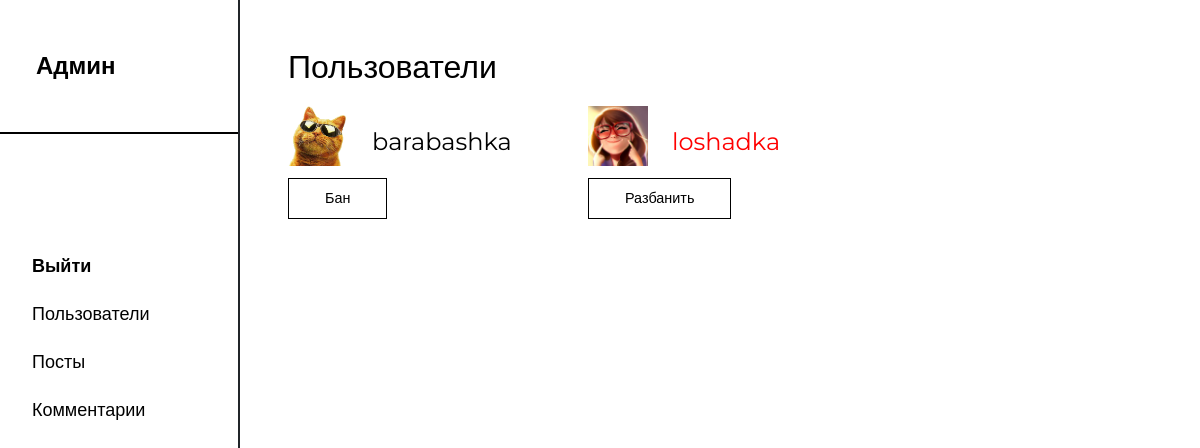
Page /app/views/admin.php (signed in) on the committed database.
### tables this page shows
CREATE TABLE `users` (
  `id` int NOT NULL,
  `user_image` varchar(255) NOT NULL,
  `login` varchar(255) NOT NULL,
  `password` varchar(255) NOT NULL,
  `role_id` int NOT NULL,
  `ban_status` int NOT NULL
);

### app/database/db_connect.php (called while the page is built, shortened)
<?
class PDOConnect extends PDO
{
    function __construct()
    {
        $this->DSN = "mysql:host=" . self::HOST . ";dbname=" . self::DB . ";";
        $this->OPD = array(
            PDO::ATTR_ERRMODE => PDO::ERRMODE_EXCEPTION,
            PDO::ATTR_DEFAULT_FETCH_MODE => PDO::FETCH_ASSOC,
            PDO::ATTR_EMULATE_PREPARES => false,
        );
        try {
            $this->PDO = new PDO($this->DSN, self::USER, self::PASS, $this->OPD);
        }
        catch (PDOException $e) {
            echo $e->getMessage();
        }
    }
}

### app/controllers/_functions.php (called while the page is built, shortened)
<?
require $_SERVER['DOCUMENT_ROOT'] . '/app/database/db_connect.php';
function getUsers($PDO)
{
    $sql = "SELECT * FROM users";
    $statement = $PDO->PDO->prepare($sql);
    $statement->execute();
    $users_array = $statement->fetchAll();
    return $users_array;
}

### app/views/admin.php (the view, shortened to what this page needs)
<?
require $_SERVER['DOCUMENT_ROOT'] . '/app/controllers/_functions.php';
?>
<!DOCTYPE html>
<html lang="en">
<head>
  <link rel="stylesheet" href="/assets/css/reset.css">
  <link rel="stylesheet" href="/assets/css/styleadmin.css">
  <link href="https://cdn.jsdelivr.net/npm/bootstrap@5.2.3/dist/css/bootstrap.min.css" rel="stylesheet"
>
</head>
<body>
  <section class="menu">
    <p class="menu__logo logo">Админ</p>
    <ul class="menu__list list">
      <li class="menu__item item">
      <a class="menu__link link" href="../controllers/logoutController.php">
        <span><b>Выйти</b></span>
      </a>
      </li>
      <li class="menu__item item">
        <a href="./admin.php" class="menu__link link">
          <span>Пользователи</span>
        </a>
      </li>
      <li class="menu__item item">
        <a href="./adminbook.php" class="menu__link link">
          <span>Посты</span>
        </a>
      </li>
      <li class="menu__item item">
        <a href="./adminbook.php" class="menu__link link">
          <span>Комментарии</span>
        </a>
      </li>
    </ul>
  </section>
  <section class="content">
        <h2>Пользователи</h2>
        <div class="grid">
        <?php
        $users_array = getUsers($PDO);
        foreach ($users_array as $user):
          if($user['role_id'] != 2) {
            if ($user['ban_status'] === 0) {
              echo '
              <form method="post" action="../controllers/_banController.php">
          <div class="grid__user">
          <div class="user__comm">
            <img class="ava__comm" src="' . '../../' . $user['user_image'] . '" alt="картинку съел таракан">
            <label class="nick__comm">' . $user['login'] . '</label>
          </div>
          <input name="id" style="display: none;" value="'.$user['id'].'">
          <button type="submit">Бан</button>
        </div>
        </form>
          ';
            }
            else {
                echo '
                <form method="post" action="../controllers/_unbanController.php">
          <div class="grid__user">
          <div class="user__comm">
            <img class="ava__comm" src="' . '../../' . $user['user_image'] . '" alt="картинку съел таракан">
            <label style="color: red;" class="nick__comm">' . $user['login'] . '</label>
          </div>
          <input name="id" style="display: none;" value="'.$user['id'].'">
          <button type="submit">Разбанить</button>
        </div>
        </form>
          ';
            }
          }
      endforeach;
        ?>
        </div>
  </section>
</body>
</html>

### assets/css/styleadmin.css (style rules this page uses)
body { width: 100%; min-height: 100vh; background-color: #ffffff; margin: 0; padding: 0; }
.menu { display: flex; flex-direction: column; width: 20vw; min-height: 100vh; position: fixed; top: 0; left: 0; border: solid; border-width: 0 0.2vw 0 0; }
.content { padding-left: 24vw; padding-top: 4vw; padding-right: 4vw; padding-bottom: 4vw; }
.logo { display: flex; align-items: center; color: rgb(0, 0, 0); font-size: 2vw; text-decoration: none; font-family: 'Montserrat', sans-serif; font-weight: bold; }
.menu__logo { padding: 4vw 3vw; margin-bottom: 5vw; border: solid; border-width: 0 0 0.2vw 0; }
.menu__list { margin-top: 4vw; }
.link { position: relative; display: flex; align-items: center; height: 4vw; text-decoration: none; }
.link>span { font-family: 'Montserrat', sans-serif; font-size: 1.5vw; color: rgb(0, 0, 0); }
.link:before { content: ""; display: none; position: absolute; left: -4vw; top: 0; width: 0.5vw; height: 100%; background-color: #000000; }
.nick__comm { display: flex; font-size: 2vw; font-family: 'Montserrat', sans-serif; margin: 1.5vw 0 0 1vw; }
.user__comm { display: flex; font-size: 1.2vw; margin: 1vw 0 0vw 0; }
.ava__comm { width: 5vw; height: 5vw; margin: 0 1vw 0 0vw; object-fit: cover; }
h2 { color: rgb(0, 0, 0); font-size: 2vw; text-decoration: none; font-family: 'Montserrat', sans-serif; margin-bottom: 5vw; }
.grid { display: grid; grid-template-columns: 1fr 1fr 1fr; gap: 7vw 3vw; }
.grid__user button { padding: 0.7vw 3vw; color: rgb(0, 0, 0); font-size: 1.2vw; border: solid 0.15vw; margin: 1vw 0vw; font-family: 'Montserrat', sans-serif; background-color: #ffffff; }

### rows in the picture
users: user_image (picture), login "barabashka"
users: user_image (picture), login "loshadka"
